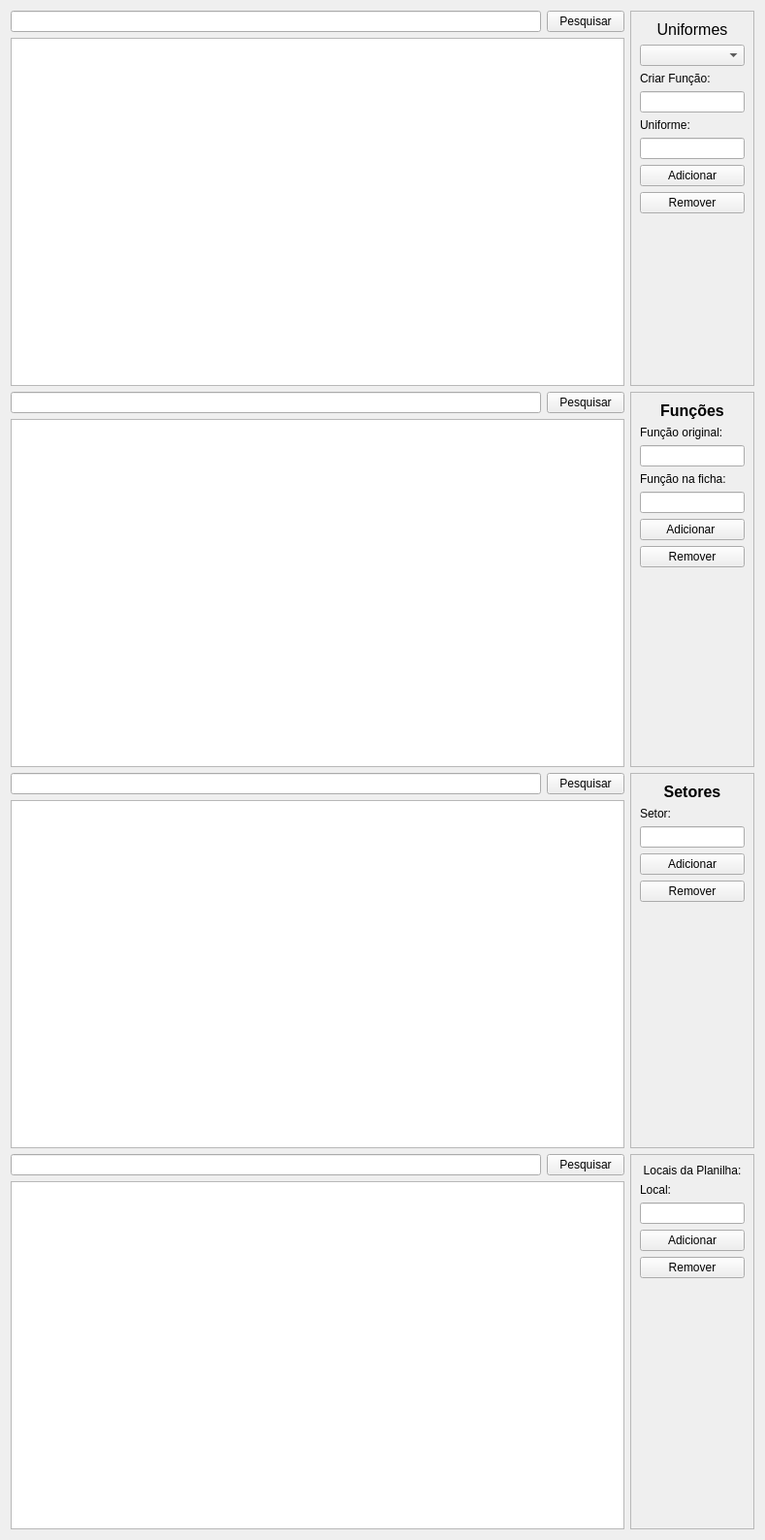
                 <widget class="QWidget" name="scrollAreaWidgetContents">
                  <property name="geometry">
                   <rect>
                    <x>0</x>
                    <y>-1139</y>
                    <width>789</width>
                    <height>1588</height>
                   </rect>
                  </property>
                  <layout class="QVBoxLayout" name="verticalLayout_4">
                   <item>
                    <layout class="QHBoxLayout" name="horizontalLayout">
                     <item>
                      <layout class="QVBoxLayout" name="verticalLayout_3">
                       <item>
                        <layout class="QHBoxLayout" name="horizontalLayout_4">
                         <item>
                          <widget class="QLineEdit" name="le_pesquisa_config"/>
                         </item>
                         <item>
                          <widget class="QPushButton" name="btn_pesquisa_config">
                           <property name="text">
                            <string>Pesquisar</string>
                           </property>
                          </widget>
                         </item>
                        </layout>
                       </item>
                       <item>
                        <widget class="QTableView" name="tv_funcao">
                         <property name="sizePolicy">
                          <sizepolicy hsizetype="Expanding" vsizetype="Expanding">
                           <horstretch>0</horstretch>
                           <verstretch>0</verstretch>
                          </sizepolicy>
                         </property>
                         <property name="minimumSize">
                          <size>
                           <width>0</width>
                           <height>350</height>
                          </size>
                         </property>
                         <property name="editTriggers">
                          <set>QAbstractItemView::EditTrigger::AnyKeyPressed|QAbstractItemView::EditTrigger::DoubleClicked|QAbstractItemView::EditTrigger::EditKeyPressed|QAbstractItemView::EditTrigger::SelectedClicked</set>
                         </property>
                        </widget>
                       </item>
                      </layout>
                     </item>
                     <item>
                      <widget class="QFrame" name="frame_3">
                       <property name="sizePolicy">
                        <sizepolicy hsizetype="Preferred" vsizetype="Expanding">
                         <horstretch>0</horstretch>
                         <verstretch>0</verstretch>
                        </sizepolicy>
                       </property>
                       <property name="maximumSize">
                        <size>
                         <width>250</width>
                         <height>16777215</height>
                        </size>
                       </property>
                       <property name="frameShape">
                        <enum>QFrame::Shape::StyledPanel</enum>
                       </property>
                       <property name="frameShadow">
                        <enum>QFrame::Shadow::Raised</enum>
                       </property>
                       <layout class="QVBoxLayout" name="verticalLayout">
                        <item>
                         <widget class="QLabel" name="label_2">
                          <property name="text">
                           <string>&lt;html&gt;&lt;head/&gt;&lt;body&gt;&lt;p align=&quot;center&quot;&gt;&lt;span style=&quot; font-size:12pt;&quot;&gt;Uniformes&lt;/span&gt;&lt;/p&gt;&lt;/body&gt;&lt;/html&gt;</string>
                          </property>
                         </widget>
                        </item>
                        <item>
                         <widget class="QComboBox" name="cb_select_func_config">
                          <property name="maximumSize">
                           <size>
                            <width>132</width>
                            <height>16777215</height>
                           </size>
                          </property>
                         </widget>
                        </item>
                        <item>
                         <widget class="QLabel" name="label_14">
                          <property name="text">
                           <string>Criar Função:</string>
                          </property>
                         </widget>
                        </item>
                        <item>
                         <widget class="QLineEdit" name="le_add_func_config">
                          <property name="sizePolicy">
                           <sizepolicy hsizetype="Preferred" vsizetype="Fixed">
                            <horstretch>0</horstretch>
                            <verstretch>0</verstretch>
                           </sizepolicy>
                          </property>
                         </widget>
                        </item>
                        <item>
                         <widget class="QLabel" name="label_15">
                          <property name="text">
                           <string>Uniforme:</string>
                          </property>
                         </widget>
                        </item>
                        <item>
                         <widget class="QLineEdit" name="le_add_uniforme_config">
                          <property name="sizePolicy">
                           <sizepolicy hsizetype="Preferred" vsizetype="Fixed">
                            <horstretch>0</horstretch>
                            <verstretch>0</verstretch>
                           </sizepolicy>
                          </property>
                         </widget>
                        </item>
                        <item>
                         <widget class="QPushButton" name="btn_add_item_config">
                          <property name="text">
                           <string>Adicionar</string>
                          </property>
                         </widget>
                        </item>
                        <item>
                         <widget class="QPushButton" name="btn_remover_config">
                          <property name="text">
                           <string>Remover</string>
                          </property>
                         </widget>
                        </item>
                        <item>
                         <spacer name="verticalSpacer">
                          <property name="orientation">
                           <enum>Qt::Orientation::Vertical</enum>
                          </property>
                          <property name="sizeHint" stdset="0">
                           <size>
                            <width>20</width>
                            <height>40</height>
                           </size>
                          </property>
                         </spacer>
                        </item>
                       </layout>
                      </widget>
                     </item>
                    </layout>
                   </item>
                   <item>
                    <layout class="QHBoxLayout" name="horizontalLayout_5">
                     <item>
                      <layout class="QVBoxLayout" name="verticalLayout_6">
                       <item>
                        <layout class="QHBoxLayout" name="horizontalLayout_6">
                         <item>
                          <widget class="QLineEdit" name="le_pesquisa_config_2"/>
                         </item>
                         <item>
                          <widget class="QPushButton" name="btn_pesquisa_config_2">
                           <property name="text">
                            <string>Pesquisar</string>
                           </property>
                          </widget>
                         </item>
                        </layout>
                       </item>
                       <item>
                        <widget class="QTableView" name="tv_funcao_2">
                         <property name="minimumSize">
                          <size>
                           <width>0</width>
                           <height>350</height>
                          </size>
                         </property>
                        </widget>
                       </item>
                      </layout>
                     </item>
                     <item>
                      <widget class="QFrame" name="frame_5">
                       <property name="sizePolicy">
                        <sizepolicy hsizetype="Preferred" vsizetype="Expanding">
                         <horstretch>0</horstretch>
                         <verstretch>0</verstretch>
                        </sizepolicy>
                       </property>
                       <property name="maximumSize">
                        <size>
                         <width>250</width>
                         <height>16777215</height>
                        </size>
                       </property>
                       <property name="frameShape">
                        <enum>QFrame::Shape::StyledPanel</enum>
                       </property>
                       <property name="frameShadow">
                        <enum>QFrame::Shadow::Raised</enum>
                       </property>
                       <layout class="QVBoxLayout" name="verticalLayout_5">
                        <item>
                         <widget class="QLabel" name="label_3">
                          <property name="text">
                           <string>&lt;html&gt;&lt;head/&gt;&lt;body&gt;&lt;p align=&quot;center&quot;&gt;&lt;span style=&quot; font-size:12pt; font-weight:700;&quot;&gt;Funções&lt;/span&gt;&lt;/p&gt;&lt;/body&gt;&lt;/html&gt;</string>
                          </property>
                         </widget>
                        </item>
                        <item>
                         <widget class="QLabel" name="label_16">
                          <property name="text">
                           <string>Função original:</string>
                          </property>
                         </widget>
                        </item>
                        <item>
                         <widget class="QLineEdit" name="le_funcao_original_config">
                          <property name="sizePolicy">
                           <sizepolicy hsizetype="Preferred" vsizetype="Fixed">
                            <horstretch>0</horstretch>
                            <verstretch>0</verstretch>
                           </sizepolicy>
                          </property>
                         </widget>
                        </item>
                        <item>
                         <widget class="QLabel" name="label_17">
                          <property name="text">
                           <string>Função na ficha:</string>
                          </property>
                         </widget>
                        </item>
                        <item>
                         <widget class="QLineEdit" name="le_funcao_ficha_config">
                          <property name="sizePolicy">
                           <sizepolicy hsizetype="Preferred" vsizetype="Fixed">
                            <horstretch>0</horstretch>
                            <verstretch>0</verstretch>
                           </sizepolicy>
                          </property>
                         </widget>
                        </item>
                        <item>
                         <widget class="QPushButton" name="btn_add_func_config_2">
                          <property name="text">
                           <string>Adicionar </string>
                          </property>
                         </widget>
                        </item>
                        <item>
                         <widget class="QPushButton" name="btn_remover_config_2">
                          <property name="text">
                           <string>Remover</string>
                          </property>
                         </widget>
                        </item>
                        <item>
                         <spacer name="verticalSpacer_3">
                          <property name="orientation">
                           <enum>Qt::Orientation::Vertical</enum>
                          </property>
                          <property name="sizeHint" stdset="0">
                           <size>
                            <width>20</width>
                            <height>40</height>
                           </size>
                          </property>
                         </spacer>
                        </item>
                       </layout>
                      </widget>
                     </item>
                    </layout>
                   </item>
                   <item>
                    <layout class="QHBoxLayout" name="horizontalLayout_8">
                     <item>
                      <layout class="QVBoxLayout" name="verticalLayout_8">
                       <item>
                        <layout class="QHBoxLayout" name="horizontalLayout_9">
                         <item>
                          <widget class="QLineEdit" name="le_pesquisa_setor_config"/>
                         </item>
                         <item>
                          <widget class="QPushButton" name="btn_pesquisa_setor_config">
                           <property name="text">
                            <string>Pesquisar</string>
                           </property>
                          </widget>
                         </item>
                        </layout>
                       </item>
                       <item>
                        <widget class="QTableView" name="tv_setor">
                         <property name="minimumSize">
                          <size>
                           <width>0</width>
                           <height>350</height>
                          </size>
                         </property>
                         <property name="editTriggers">
                          <set>QAbstractItemView::EditTrigger::AnyKeyPressed|QAbstractItemView::EditTrigger::DoubleClicked|QAbstractItemView::EditTrigger::EditKeyPressed|QAbstractItemView::EditTrigger::SelectedClicked</set>
                         </property>
                        </widget>
                       </item>
                      </layout>
                     </item>
                     <item>
                      <widget class="QFrame" name="frame_6">
                       <property name="maximumSize">
                        <size>
                         <width>250</width>
                         <height>16777215</height>
                        </size>
                       </property>
                       <property name="frameShape">
                        <enum>QFrame::Shape::StyledPanel</enum>
                       </property>
                       <property name="frameShadow">
                        <enum>QFrame::Shadow::Raised</enum>
                       </property>
                       <layout class="QVBoxLayout" name="verticalLayout_11">
                        <item>
                         <widget class="QLabel" name="label_4">
                          <property name="text">
                           <string>&lt;html&gt;&lt;head/&gt;&lt;body&gt;&lt;p align=&quot;center&quot;&gt;&lt;span style=&quot; font-size:12pt; font-weight:700;&quot;&gt;Setores&lt;/span&gt;&lt;/p&gt;&lt;/body&gt;&lt;/html&gt;</string>
                          </property>
                         </widget>
                        </item>
                        <item>
                         <widget class="QLabel" name="label_18">
                          <property name="text">
                           <string>Setor:</string>
                          </property>
                         </widget>
                        </item>
                        <item>
                         <widget class="QLineEdit" name="le_add_Setor_config">
                          <property name="sizePolicy">
                           <sizepolicy hsizetype="Preferred" vsizetype="Fixed">
                            <horstretch>0</horstretch>
                            <verstretch>0</verstretch>
                           </sizepolicy>
                          </property>
                         </widget>
                        </item>
                        <item>
                         <widget class="QPushButton" name="btn_add_setor_config">
                          <property name="text">
                           <string>Adicionar</string>
                          </property>
                         </widget>
                        </item>
                        <item>
                         <widget class="QPushButton" name="btn_remover_setor_config">
                          <property name="text">
                           <string>Remover</string>
                          </property>
                         </widget>
                        </item>
                        <item>
                         <spacer name="verticalSpacer_2">
                          <property name="orientation">
                           <enum>Qt::Orientation::Vertical</enum>
                          </property>
                          <property name="sizeHint" stdset="0">
                           <size>
                            <width>20</width>
                            <height>40</height>
                           </size>
                          </property>
                         </spacer>
                        </item>
                       </layout>
                      </widget>
                     </item>
                    </layout>
                   </item>
                   <item>
                    <layout class="QHBoxLayout" name="horizontalLayout_10">
                     <item>
                      <layout class="QVBoxLayout" name="verticalLayout_12">
                       <item>
                        <layout class="QHBoxLayout" name="horizontalLayout_12">
                         <item>
                          <widget class="QLineEdit" name="le_pesquisa_local_config"/>
                         </item>
                         <item>
                          <widget class="QPushButton" name="btn_pesquisa_local_config">
                           <property name="text">
                            <string>Pesquisar</string>
                           </property>
                          </widget>
                         </item>
                        </layout>
                       </item>
                       <item>
                        <widget class="QTableView" name="tv_local">
                         <property name="minimumSize">
                          <size>
                           <width>0</width>
                           <height>350</height>
                          </size>
                         </property>
                         <property name="editTriggers">
                          <set>QAbstractItemView::EditTrigger::AnyKeyPressed|QAbstractItemView::EditTrigger::DoubleClicked|QAbstractItemView::EditTrigger::EditKeyPressed|QAbstractItemView::EditTrigger::SelectedClicked</set>
                         </property>
                        </widget>
                       </item>
                      </layout>
                     </item>
                     <item>
                      <widget class="QFrame" name="frame_7">
                       <property name="maximumSize">
                        <size>
                         <width>250</width>
                         <height>16777215</height>
                        </size>
                       </property>
                       <property name="frameShape">
                        <enum>QFrame::Shape::StyledPanel</enum>
                       </property>
                       <property name="frameShadow">
                        <enum>QFrame::Shadow::Raised</enum>
                       </property>
                       <layout class="QVBoxLayout" name="verticalLayout_13">
                        <item>
                         <widget class="QLabel" name="label_19">
                          <property name="text">
                           <string>&lt;html&gt;&lt;head/&gt;&lt;body&gt;&lt;p align=&quot;center&quot;&gt;Locais da Planilha:&lt;/p&gt;&lt;/body&gt;&lt;/html&gt;</string>
                          </property>
                         </widget>
                        </item>
                        <item>
                         <widget class="QLabel" name="label_20">
                          <property name="text">
                           <string>Local:</string>
                          </property>
                         </widget>
                        </item>
                        <item>
                         <widget class="QLineEdit" name="le_add_Setor_config_2">
                          <property name="sizePolicy">
                           <sizepolicy hsizetype="Preferred" vsizetype="Fixed">
                            <horstretch>0</horstretch>
                            <verstretch>0</verstretch>
                           </sizepolicy>
                          </property>
                         </widget>
                        </item>
                        <item>
                         <widget class="QPushButton" name="btn_add_local">
                          <property name="text">
                           <string>Adicionar</string>
                          </property>
                         </widget>
                        </item>
                        <item>
                         <widget class="QPushButton" name="btn_remover_local">
                          <property name="text">
                           <string>Remover</string>
                          </property>
                         </widget>
                        </item>
                        <item>
                         <spacer name="verticalSpacer_4">
                          <property name="orientation">
                           <enum>Qt::Orientation::Vertical</enum>
                          </property>
                          <property name="sizeHint" stdset="0">
                           <size>
                            <width>20</width>
                            <height>40</height>
                           </size>
                          </property>
                         </spacer>
                        </item>
                       </layout>
                      </widget>
                     </item>
                    </layout>
                   </item>
                  </layout>
                 </widget>
